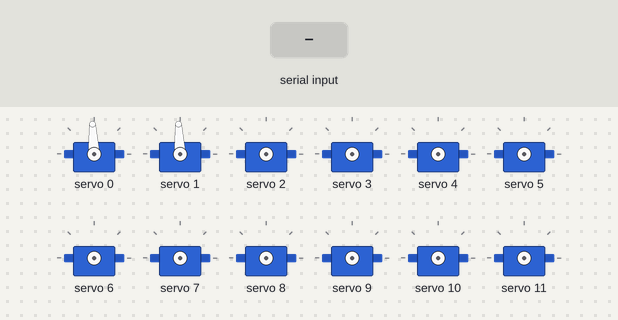
Simulated run of this sketch. Board: Arduino Uno, built with avr-gcc and run on an emulated ATmega328P. On the bench: 12 × servo. The inputs (shaded band) are chosen by the test bench. What the sketch prints to the serial monitor is not drawn.

Above: at 1.4 s.
1.5 s: "S 1\n" received over Serial
At 3.1 s:
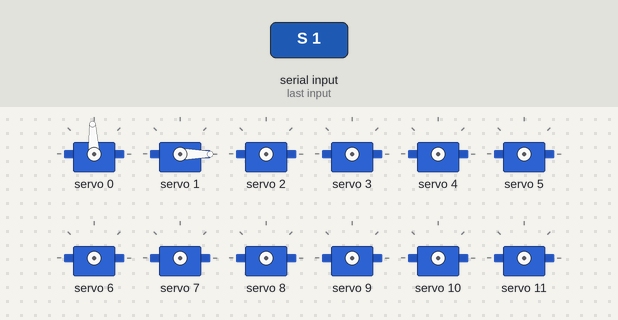
4.0 s: "ALL\n" received over Serial
At 6.2 s:
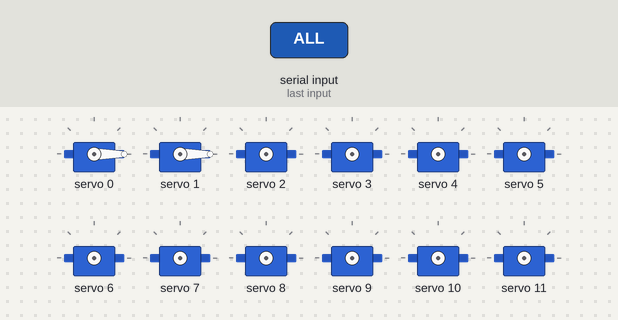
6.5 s: "TESTALL\n" received over Serial
At 8.6 s:
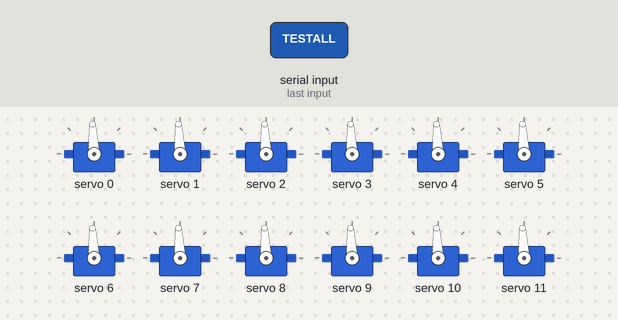
8.9 s: "200\n" received over Serial
At 10.5 s:
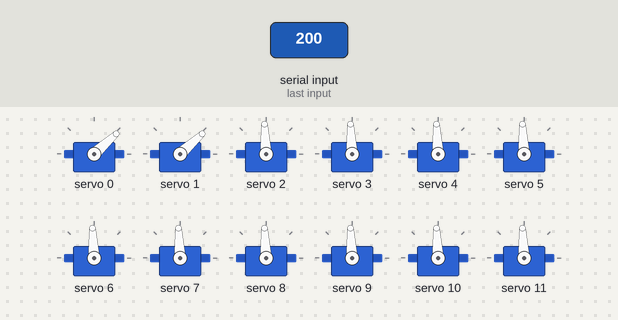
11.9 s: "S\n" received over Serial
At 14.0 s:
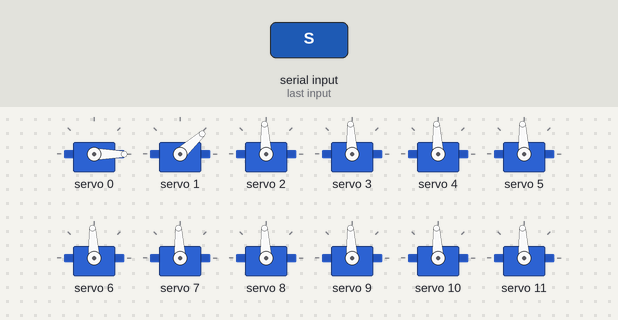
14.9 s: "90 45 200\n" received over Serial
At 16.6 s:
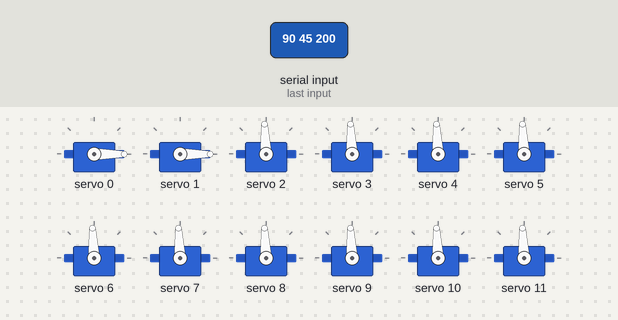
Timing chart, 0 to 18.1 s (numbered marks = the images above; inputs shaded):
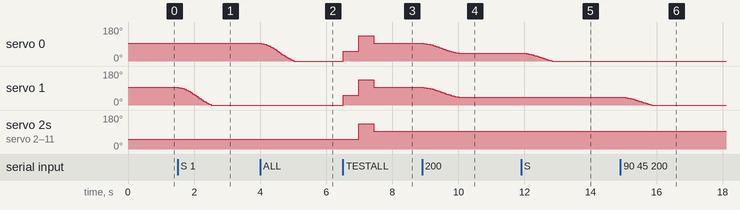

Measured:
- after the input at 1.5 s, servo 1: moves from 93° to 0° over 1.0 s, starting at once
- after the input at 4.0 s, servo 0: moves from 93° to 0° over 1.0 s, starting at once
- after the input at 6.5 s, servo 0, servo 1: 0° → 51° at once, → 134° 0.46 s later, → 93° 0.46 s later; servo 2–11: 51° → 134° after 0.48 s, → 93° 0.46 s later
- after the input at 8.9 s, servo 0, servo 1: moves from 93° to 42° over 1.1 s, starting after 0.05 s
- after the input at 11.9 s, servo 0: moves from 42° to 0° over 0.90 s, starting at once
- after the input at 14.9 s, servo 1: moves from 42° to 0° over 0.90 s, starting after 0.05 s

The sketch:

SmoothServoBenchTester.ino
```cpp
#include <Wire.h>
#include <Adafruit_PWMServoDriver.h>

Adafruit_PWMServoDriver pwm = Adafruit_PWMServoDriver();

const char FIRMWARE_VERSION[] = "SmoothServoBenchTester nonblocking-v2";
const int SERVO_MIN_COUNT = 102;
const int SERVO_MAX_COUNT = 512;
const int SERVO_MID_COUNT = 307;
const int SERVO_CHANNELS = 16;
const int SERVO_FRAME_MS = 20;
const int DEFAULT_RAMP_MS = 1200;
const byte PCA9685_ADDRESS = 0x40;

int currentPulse[SERVO_CHANNELS];
int motionStartPulse[SERVO_CHANNELS];
int motionTargetPulse[SERVO_CHANNELS];
int motionDurationMs[SERVO_CHANNELS];
unsigned long motionStartAt[SERVO_CHANNELS];
bool motionActive[SERVO_CHANNELS];

bool i2cAddressPresent(byte address) {
  Wire.beginTransmission(address);
  return Wire.endTransmission() == 0;
}

void printPcaStatus() {
  Serial.print("PCA9685 ");
  Serial.println(i2cAddressPresent(PCA9685_ADDRESS) ? "FOUND 0x40" : "NOT_FOUND 0x40");
}

void scanI2c() {
  Serial.print("I2C");
  bool found = false;
  for (byte address = 1; address < 127; address++) {
    Wire.beginTransmission(address);
    if (Wire.endTransmission() == 0) {
      Serial.print(" 0x");
      if (address < 16) Serial.print("0");
      Serial.print(address, HEX);
      found = true;
    }
  }
  if (!found) Serial.print(" none");
  Serial.println();
}

int clampPulse(int value) {
  if (value < SERVO_MIN_COUNT) return SERVO_MIN_COUNT;
  if (value > SERVO_MAX_COUNT) return SERVO_MAX_COUNT;
  return value;
}

int angleToPulse(int angle) {
  if (angle < 0) angle = 0;
  if (angle > 180) angle = 180;
  return map(angle, 0, 180, SERVO_MIN_COUNT, SERVO_MAX_COUNT);
}

void applyPulseImmediate(int channel, int pulse) {
  if (channel < 0 || channel >= SERVO_CHANNELS) return;
  pulse = clampPulse(pulse);
  pwm.setPWM(channel, 0, pulse);
  currentPulse[channel] = pulse;
}

int easedPulse(int startPulse, int diff, int step, int steps) {
  if (steps <= 0) return startPulse + diff;
  float t = (float)step / (float)steps;
  float eased = t * t * (3.0 - 2.0 * t);
  return startPulse + (int)round((float)diff * eased);
}

void scheduleChannel(int channel, int targetPulse, int durationMs) {
  if (channel < 0 || channel >= SERVO_CHANNELS) {
    Serial.print("ERR channel ");
    Serial.println(channel);
    return;
  }

  targetPulse = clampPulse(targetPulse);
  motionStartPulse[channel] = currentPulse[channel];
  motionTargetPulse[channel] = targetPulse;
  motionDurationMs[channel] = durationMs > 0 ? durationMs : DEFAULT_RAMP_MS;
  motionStartAt[channel] = millis();
  motionActive[channel] = motionStartPulse[channel] != motionTargetPulse[channel];
  if (!motionActive[channel]) {
    applyPulseImmediate(channel, targetPulse);
  }
  Serial.print("OK target channel ");
  Serial.print(channel);
  Serial.print(" pulse ");
  Serial.println(targetPulse);
}

void scheduleBothBenchChannels(int targetPulse, int durationMs) {
  targetPulse = clampPulse(targetPulse);
  scheduleChannel(0, targetPulse, durationMs);
  scheduleChannel(1, targetPulse, durationMs);
  Serial.print("OK target both pulse ");
  Serial.println(targetPulse);
}

void updateMotion() {
  unsigned long now = millis();
  for (int channel = 0; channel < SERVO_CHANNELS; channel++) {
    if (!motionActive[channel]) continue;
    unsigned long elapsed = now - motionStartAt[channel];
    int duration = max(SERVO_FRAME_MS, motionDurationMs[channel]);
    if (elapsed >= (unsigned long)duration) {
      applyPulseImmediate(channel, motionTargetPulse[channel]);
      motionActive[channel] = false;
      continue;
    }
    int steps = max(1, duration / SERVO_FRAME_MS);
    int step = min(steps, (int)(elapsed / SERVO_FRAME_MS) + 1);
    int diff = motionTargetPulse[channel] - motionStartPulse[channel];
    int pulse = clampPulse(easedPulse(motionStartPulse[channel], diff, step, steps));
    if (pulse != currentPulse[channel]) {
      pwm.setPWM(channel, 0, pulse);
      currentPulse[channel] = pulse;
    }
  }
}

void testAllChannels(int lowPulse, int highPulse, int durationMs) {
  lowPulse = clampPulse(lowPulse);
  highPulse = clampPulse(highPulse);
  int dwellMs = durationMs > 0 ? durationMs : 450;
  for (int channel = 0; channel < SERVO_CHANNELS; channel++) {
    applyPulseImmediate(channel, lowPulse);
  }
  delay(dwellMs);
  for (int channel = 0; channel < SERVO_CHANNELS; channel++) {
    applyPulseImmediate(channel, highPulse);
  }
  delay(dwellMs);
  for (int channel = 0; channel < SERVO_CHANNELS; channel++) {
    applyPulseImmediate(channel, SERVO_MID_COUNT);
  }
  Serial.print("OK testall ");
  Serial.print(lowPulse);
  Serial.print(" ");
  Serial.println(highPulse);
}

String nextToken(String &line) {
  line.trim();
  if (!line.length()) return "";
  int splitAt = line.indexOf(' ');
  if (splitAt < 0) {
    String token = line;
    line = "";
    return token;
  }
  String token = line.substring(0, splitAt);
  line = line.substring(splitAt + 1);
  return token;
}

void handleCommand(String line) {
  line.trim();
  if (!line.length()) return;

  String work = line;
  String command = nextToken(work);
  command.toUpperCase();

  if (command == "PING") {
    Serial.print("PONG ");
    Serial.println(FIRMWARE_VERSION);
    return;
  }

  if (command == "VERSION") {
    Serial.println(FIRMWARE_VERSION);
    return;
  }

  if (command == "STATUS") {
    printPcaStatus();
    return;
  }

  if (command == "SCAN") {
    scanI2c();
    return;
  }

  if (command == "S") {
    int channel = nextToken(work).toInt();
    int pulse = nextToken(work).toInt();
    int durationMs = nextToken(work).toInt();
    scheduleChannel(channel, pulse, durationMs);
    return;
  }

  if (command == "MOVE") {
    int channel = nextToken(work).toInt();
    int angle = nextToken(work).toInt();
    int durationMs = nextToken(work).toInt();
    scheduleChannel(channel, angleToPulse(angle), durationMs);
    return;
  }

  if (command == "ALL") {
    int pulse = nextToken(work).toInt();
    int durationMs = nextToken(work).toInt();
    scheduleBothBenchChannels(pulse, durationMs);
    return;
  }

  if (command == "TESTALL") {
    int lowPulse = nextToken(work).toInt();
    int highPulse = nextToken(work).toInt();
    int durationMs = nextToken(work).toInt();
    testAllChannels(lowPulse > 0 ? lowPulse : 220, highPulse > 0 ? highPulse : 395, durationMs);
    return;
  }

  bool numericOnly = true;
  for (unsigned int i = 0; i < line.length(); i++) {
    if (!isDigit(line.charAt(i)) && !isWhitespace(line.charAt(i))) {
      numericOnly = false;
      break;
    }
  }

  if (numericOnly) {
    scheduleBothBenchChannels(line.toInt(), DEFAULT_RAMP_MS);
    return;
  }

  Serial.print("ERR unknown command ");
  Serial.println(line);
}

void setup() {
  Serial.begin(9600);
  while (!Serial) {
    delay(10);
  }

  pwm.begin();
  pwm.setOscillatorFrequency(27000000);
  pwm.setPWMFreq(50);

  for (int channel = 0; channel < SERVO_CHANNELS; channel++) {
    currentPulse[channel] = SERVO_MID_COUNT;
    motionStartPulse[channel] = SERVO_MID_COUNT;
    motionTargetPulse[channel] = SERVO_MID_COUNT;
    motionDurationMs[channel] = DEFAULT_RAMP_MS;
    motionStartAt[channel] = 0;
    motionActive[channel] = false;
  }
  applyPulseImmediate(0, SERVO_MID_COUNT);
  applyPulseImmediate(1, SERVO_MID_COUNT);

  Serial.print("=== ");
  Serial.print(FIRMWARE_VERSION);
  Serial.println(" ===");
  Serial.println("Raw input: 102-512 maps to about 500-2500us at 50Hz.");
  Serial.println("Commands: PING | VERSION | STATUS | SCAN | S channel pulse durationMs | MOVE channel angle durationMs | ALL pulse durationMs | TESTALL low high durationMs");
  Serial.print("Starting at midpoint pulse: ");
  Serial.println(SERVO_MID_COUNT);
  printPcaStatus();
}

void loop() {
  updateMotion();
  if (Serial.available() > 0) {
    String line = Serial.readStringUntil('\n');
    handleCommand(line);
  }
}
```
